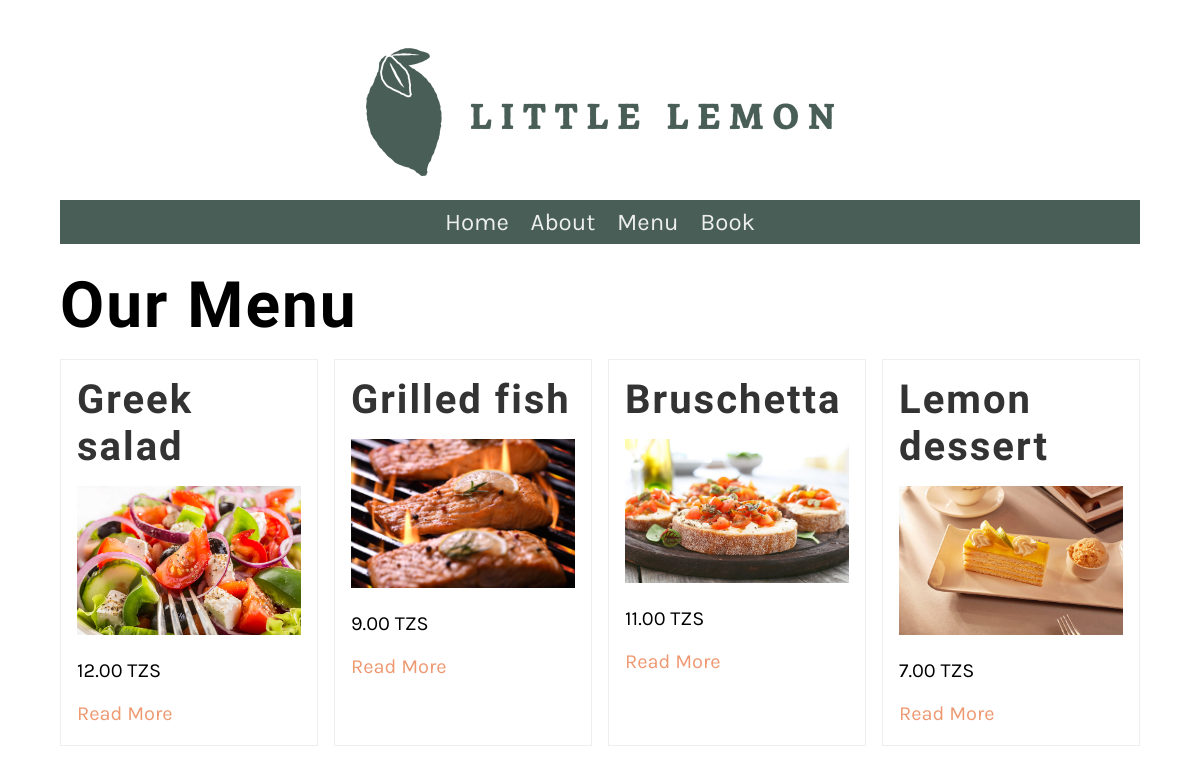
/menu/, run on an earlier commit of the app's database.
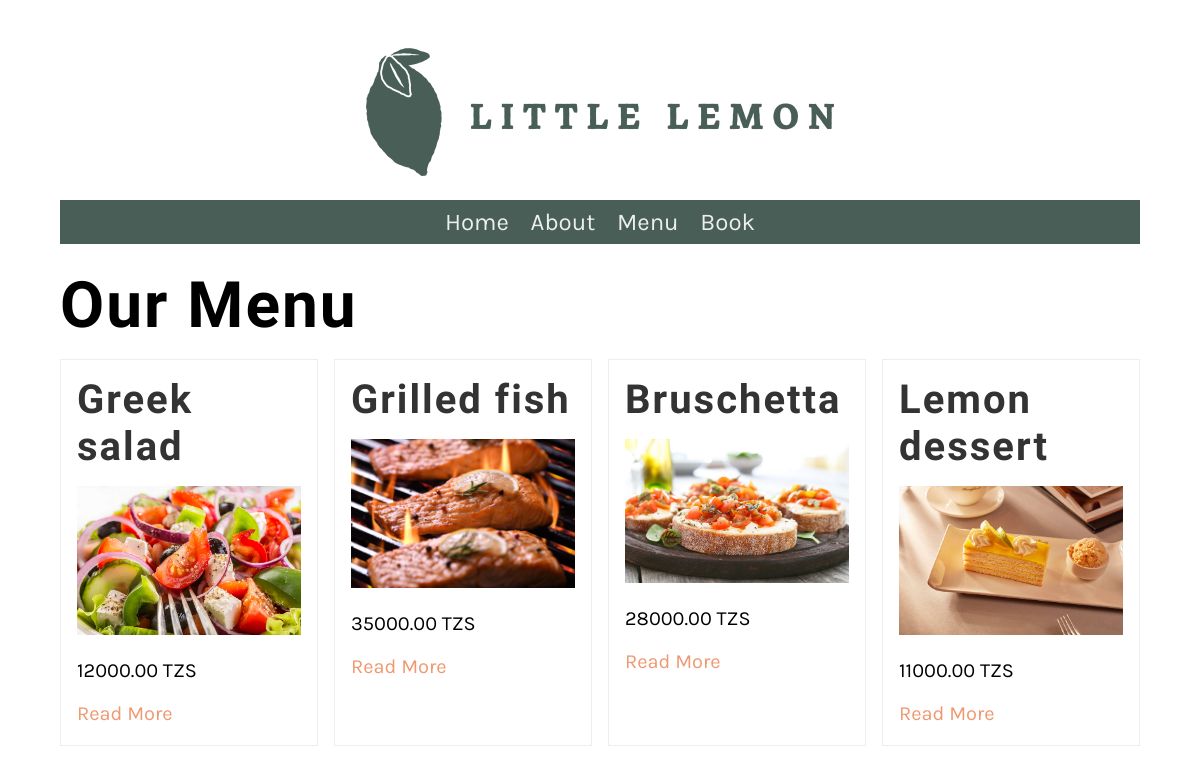
And on a later commit of the database.
### restaurant/models.py (models this page shows, shortened)
class Menu(models.Model):
   name = models.CharField(max_length=255)
   price = models.IntegerField()
   description = models.CharField(max_length=1000, default='')
   photo = models.ImageField(upload_to='menu_photos/', default='')

### restaurant/views.py (the view)
# urls.py: path('menu/', views.menu, name="menu"),
def menu(request):
    menu_data = Menu.objects.all()
    return render(request, 'menu.html', {'menu': menu_data})

### restaurant/templates/menu.html
{% extends 'base.html' %}
{% load static %}
{% block content %}
<h1>Our Menu</h1>
<section>
    {% for item in menu %}
    <article>
      <h2>{{ item.name }}</h2>
      <img src="{{ item.photo.url }}" alt="Photo">
      <p>
        {{ item.price }}.00 TZS
      </p>
      <p>
        <a href="{% url 'menu_item' pk=item.pk %}">Read More</a>
      </p>
    </article>
    {% endfor %}
  </section>
{% endblock %}

What changed in the data, as far as the page shows it:
changed Menu "Greek salad": price "12" → "12000"
changed Menu "Grilled fish": price "9" → "35000"
changed Menu "Bruschetta": price "11" → "28000"
changed Menu "Lemon dessert": price "7" → "11000"
